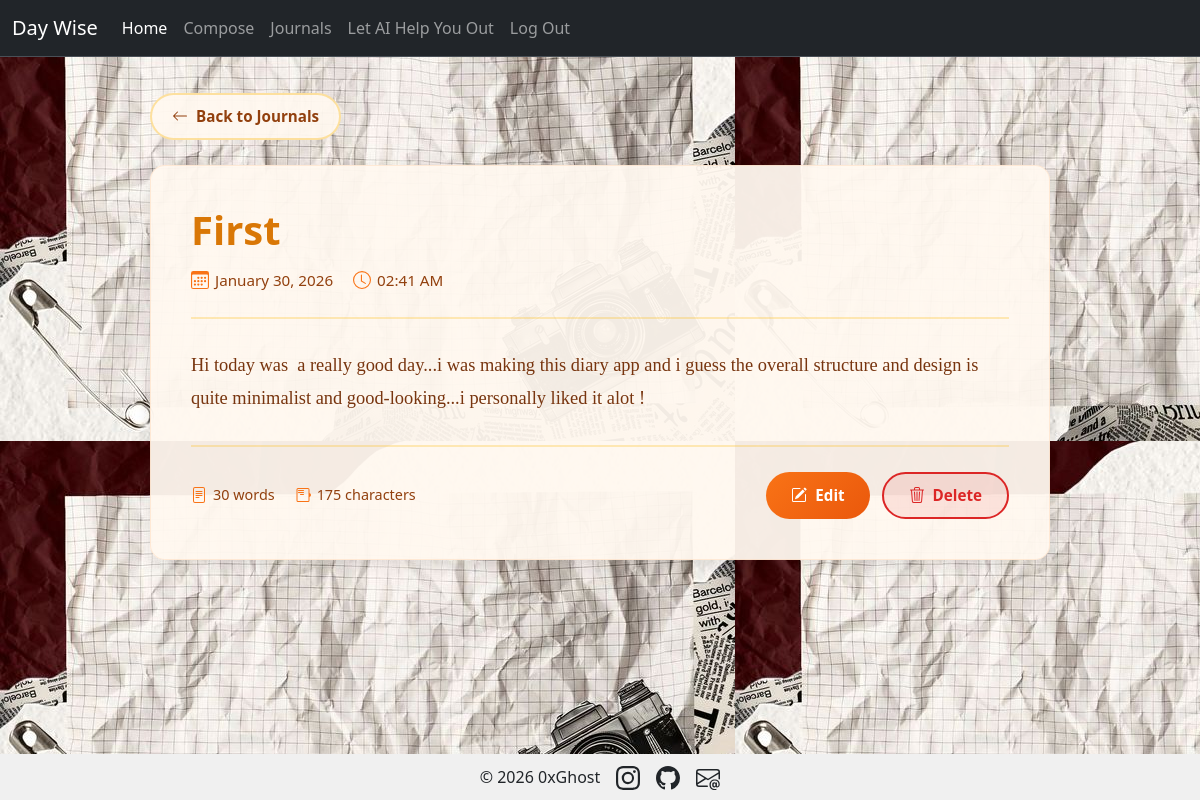
The app's page /view-entry/1 (signed in) with its own data.
### app.py (models this page shows, shortened)
class Diary(db.Model):
    __tablename__ = "diaries"
    user_id = db.Column(db.Integer, db.ForeignKey('users.id'), nullable=False)
    id=db.Column(db.Integer,primary_key=True)
    title=db.Column(db.String(100),nullable=False)
    diary_time=db.Column(db.DateTime  , default=lambda: datetime.now().replace(second=0, microsecond=0))
    content=db.Column(db.Text,nullable=False)
    edited = db.Column(db.Boolean, default=False)

### app.py (the view)
@app.route('/view-entry/<int:entry_id>')
def view_entry(entry_id):
    entry = Diary.query.get_or_404(entry_id)
    if entry.user_id != session.get('user_id'):
        return redirect(url_for('home'))
    return render_template('view_entry.html', entry=entry)

### templates/view_entry.html (shortened to what this page needs)
{% extends "base.html" %}
{% block content %}
<div class="entry-container">
  <a href="{{ url_for('journal') }}" class="back-button">
    <svg xmlns="http://www.w3.org/2000/svg" width="16" height="16" fill="currentColor" class="bi bi-arrow-left" viewBox="0 0 16 16">
      <path fill-rule="evenodd" d="M15 8a.5.5 0 0 0-.5-.5H2.707l3.147-3.146a.5.5 0 1 0-.708-.708l-4 4a.5.5 0 0 0 0 .708l4 4a.5.5 0 0 0 .708-.708L2.707 8.5H14.5A.5.5 0 0 0 15 8"/>
    </svg>
    Back to Journals
  </a>
  <div class="entry-card">
    <div class="entry-header">
      <h1 class="entry-title">{{ entry.title }}</h1>
      <div class="entry-meta">
        <div class="meta-item">
          <span>{{ entry.diary_time.strftime('%B %d, %Y') }}</span>
        </div>
        <div class="meta-item">
          <svg xmlns="http://www.w3.org/2000/svg" width="18" height="18" fill="currentColor" class="bi bi-clock" viewBox="0 0 16 16">
            <path d="M8 3.5a.5.5 0 0 0-1 0V9a.5.5 0 0 0 .252.434l3.5 2a.5.5 0 0 0 .496-.868L8 8.71z"/>
            <path d="M8 16A8 8 0 1 0 8 0a8 8 0 0 0 0 16m7-8A7 7 0 1 1 1 8a7 7 0 0 1 14 0"/>
          </svg>
          <span>{{ entry.diary_time.strftime('%I:%M %p') }}</span>
        </div>
      </div>
    </div>
    <div class="entry-content">{{ entry.content }}</div>
    <div class="entry-footer">
      <div class="entry-stats">
        <div class="stat-item">
          <span>{{ entry.content.split()|length }} words</span>
        </div>
        <div class="stat-item">
          <span>{{ entry.content|length }} characters</span>
        </div>
      </div>
      <div class="action-buttons">
        <button class="btn-edit" onclick="window.location.href='/edit-entry/{{ entry.id }}'">
          Edit
        </button>
        <button class="btn-delete" onclick="confirmDelete({{ entry.id }})">
          Delete
        </button>
      </div>
    </div>
  </div>
</div>
{% endblock %}

### templates/base.html (style rules this page uses)
html, body { height: 100%; margin: 0; }
body { display: flex; flex-direction: column; background-image: url("/static/Background.jpg"); background-size: auto; background-repeat: repeat; background-attachment: fixed; }

### templates/view_entry.html (style rules this page uses)
.entry-container { max-width: 900px; margin: 0 auto; }
.back-button { display: inline-flex; align-items: center; gap: 8px; padding: 10px 20px; background: rgba(255, 248, 240, 0.95); border: 2px solid rgba(251, 191, 36, 0.4); border-radius: 50px; color: #92400e; text-decoration: none; font-weight: 600; font-size: 0.95rem; margin-bottom: 25px; transition: all 0.3s; }
.entry-card { background: rgba(255, 248, 240, 0.95); border-radius: 15px; padding: 40px; border: 1px solid rgba(255, 200, 150, 0.3); box-shadow: 0 4px 15px rgba(0, 0, 0, 0.1); }
.entry-header { border-bottom: 2px solid rgba(251, 191, 36, 0.3); padding-bottom: 25px; margin-bottom: 30px; }
.entry-title { color: #d97706; font-size: 2.5rem; font-weight: 600; margin-bottom: 15px; line-height: 1.2; }
.entry-meta { display: flex; flex-wrap: wrap; gap: 20px; align-items: center; color: #92400e; font-size: 0.95rem; }
.meta-item { display: flex; align-items: center; gap: 6px; }
.meta-item svg { color: #f97316; }
.entry-content { color: #78350f; font-size: 1.15rem; line-height: 1.8; font-family: 'Georgia', 'Times New Roman', serif; margin-bottom: 30px; white-space: pre-wrap; word-wrap: break-word; }
.entry-footer { display: flex; justify-content: space-between; align-items: center; padding-top: 25px; border-top: 2px solid rgba(251, 191, 36, 0.3); flex-wrap: wrap; gap: 15px; }
.entry-stats { display: flex; gap: 20px; color: #92400e; font-size: 0.9rem; }
.stat-item { display: flex; align-items: center; gap: 6px; }
.stat-item svg { color: #f97316; }
.action-buttons { display: flex; gap: 12px; }
.btn-edit { padding: 10px 25px; background: linear-gradient(135deg, #f97316 0%, #ea580c 100%); border: none; border-radius: 50px; color: white; font-weight: 600; font-size: 0.95rem; cursor: pointer; transition: all 0.3s; display: flex; align-items: center; gap: 8px; }
.btn-delete { padding: 10px 25px; background: rgba(220, 38, 38, 0.1); border: 2px solid #dc2626; border-radius: 50px; color: #dc2626; font-weight: 600; font-size: 0.95rem; cursor: pointer; transition: all 0.3s; display: flex; align-items: center; gap: 8px; }

### records on screen
Diary: title "First", diary_time "January 30, 2026", diary_time "02:41 AM", content "Hi today was a really good day...i was making this diary app and i guess the overall structure and design is quite minimalist and good-looking...i personally liked it alot !"

### other values on screen
{{ entry.content.split()|length }} "30"
{{ entry.content|length }} "175"
